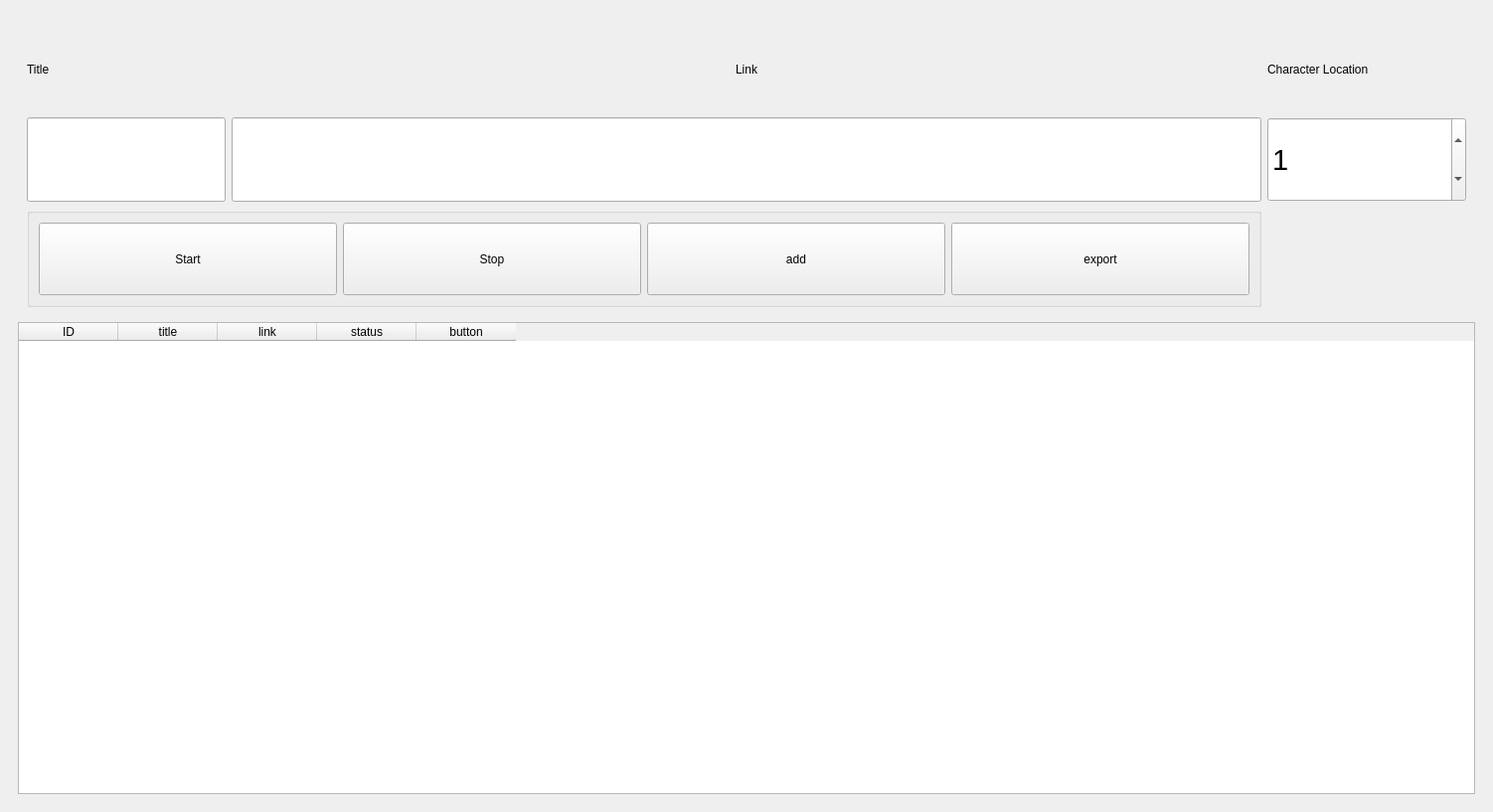
<?xml version="1.0" encoding="UTF-8"?>
<ui version="4.0">
 <class>mainWindow</class>
 <widget class="QMainWindow" name="mainWindow">
  <property name="geometry">
   <rect>
    <x>0</x>
    <y>0</y>
    <width>1502</width>
    <height>817</height>
   </rect>
  </property>
  <property name="windowTitle">
   <string>auto Nguyen Lieu</string>
  </property>
  <widget class="QWidget" name="central_widget">
   <property name="enabled">
    <bool>true</bool>
   </property>
   <property name="sizePolicy">
    <sizepolicy hsizetype="Expanding" vsizetype="Expanding">
     <horstretch>0</horstretch>
     <verstretch>0</verstretch>
    </sizepolicy>
   </property>
   <property name="maximumSize">
    <size>
     <width>16777215</width>
     <height>16777215</height>
    </size>
   </property>
   <property name="sizeIncrement">
    <size>
     <width>0</width>
     <height>0</height>
    </size>
   </property>
   <layout class="QGridLayout" name="gridLayout">
    <item row="0" column="1">
     <widget class="QWidget" name="widget" native="true">
      <property name="sizePolicy">
       <sizepolicy hsizetype="Expanding" vsizetype="Expanding">
        <horstretch>0</horstretch>
        <verstretch>0</verstretch>
       </sizepolicy>
      </property>
      <property name="sizeIncrement">
       <size>
        <width>0</width>
        <height>0</height>
       </size>
      </property>
      <layout class="QGridLayout" name="gridLayout_2">
       <property name="sizeConstraint">
        <enum>QLayout::SetDefaultConstraint</enum>
       </property>
       <item row="3" column="0">
        <widget class="QTableWidget" name="tableWidget">
         <column>
          <property name="text">
           <string>ID</string>
          </property>
         </column>
         <column>
          <property name="text">
           <string>title</string>
          </property>
         </column>
         <column>
          <property name="text">
           <string>link</string>
          </property>
         </column>
         <column>
          <property name="text">
           <string>status</string>
          </property>
         </column>
         <column>
          <property name="text">
           <string>button</string>
          </property>
         </column>
        </widget>
       </item>
       <item row="2" column="0">
        <widget class="QWidget" name="widget" native="true">
         <property name="sizePolicy">
          <sizepolicy hsizetype="Expanding" vsizetype="Expanding">
           <horstretch>0</horstretch>
           <verstretch>0</verstretch>
          </sizepolicy>
         </property>
         <property name="minimumSize">
          <size>
           <width>0</width>
           <height>150</height>
          </size>
         </property>
         <property name="maximumSize">
          <size>
           <width>2000</width>
           <height>300</height>
          </size>
         </property>
         <property name="sizeIncrement">
          <size>
           <width>1</width>
           <height>0</height>
          </size>
         </property>
         <layout class="QGridLayout" name="gridLayout_3">
          <item row="0" column="0">
           <widget class="QLabel" name="label">
            <property name="text">
             <string>Title</string>
            </property>
           </widget>
          </item>
          <item row="2" column="0" colspan="3">
           <widget class="QGroupBox" name="horizontalGroupBox_2">
            <property name="sizePolicy">
             <sizepolicy hsizetype="MinimumExpanding" vsizetype="MinimumExpanding">
              <horstretch>0</horstretch>
              <verstretch>0</verstretch>
             </sizepolicy>
            </property>
            <property name="maximumSize">
             <size>
              <width>16777215</width>
              <height>100</height>
             </size>
            </property>
            <layout class="QHBoxLayout" name="horizontalLayout_3">
             <property name="sizeConstraint">
              <enum>QLayout::SetMinimumSize</enum>
             </property>
             <item>
              <widget class="QPushButton" name="pushButton">
               <property name="sizePolicy">
                <sizepolicy hsizetype="MinimumExpanding" vsizetype="MinimumExpanding">
                 <horstretch>0</horstretch>
                 <verstretch>0</verstretch>
                </sizepolicy>
               </property>
               <property name="maximumSize">
                <size>
                 <width>300</width>
                 <height>16777215</height>
                </size>
               </property>
               <property name="text">
                <string>Start</string>
               </property>
              </widget>
             </item>
             <item>
              <widget class="QPushButton" name="stopBtn">
               <property name="sizePolicy">
                <sizepolicy hsizetype="MinimumExpanding" vsizetype="MinimumExpanding">
                 <horstretch>0</horstretch>
                 <verstretch>0</verstretch>
                </sizepolicy>
               </property>
               <property name="maximumSize">
                <size>
                 <width>300</width>
                 <height>16777215</height>
                </size>
               </property>
               <property name="text">
                <string>Stop</string>
               </property>
              </widget>
             </item>
             <item>
              <widget class="QPushButton" name="addBtn">
               <property name="sizePolicy">
                <sizepolicy hsizetype="MinimumExpanding" vsizetype="MinimumExpanding">
                 <horstretch>0</horstretch>
                 <verstretch>0</verstretch>
                </sizepolicy>
               </property>
               <property name="maximumSize">
                <size>
                 <width>300</width>
                 <height>16777215</height>
                </size>
               </property>
               <property name="text">
                <string>add</string>
               </property>
              </widget>
             </item>
             <item>
              <widget class="QPushButton" name="exportBtn">
               <property name="sizePolicy">
                <sizepolicy hsizetype="MinimumExpanding" vsizetype="MinimumExpanding">
                 <horstretch>0</horstretch>
                 <verstretch>0</verstretch>
                </sizepolicy>
               </property>
               <property name="maximumSize">
                <size>
                 <width>300</width>
                 <height>16777215</height>
                </size>
               </property>
               <property name="text">
                <string>export</string>
               </property>
              </widget>
             </item>
            </layout>
           </widget>
          </item>
          <item row="0" column="1" colspan="2">
           <widget class="QLabel" name="label_2">
            <property name="sizePolicy">
             <sizepolicy hsizetype="Minimum" vsizetype="Minimum">
              <horstretch>0</horstretch>
              <verstretch>0</verstretch>
             </sizepolicy>
            </property>
            <property name="text">
             <string>Link</string>
            </property>
            <property name="textFormat">
             <enum>Qt::AutoText</enum>
            </property>
            <property name="alignment">
             <set>Qt::AlignCenter</set>
            </property>
            <property name="wordWrap">
             <bool>false</bool>
            </property>
           </widget>
          </item>
          <item row="1" column="1" colspan="2">
           <widget class="QLineEdit" name="lineEdit_2">
            <property name="sizePolicy">
             <sizepolicy hsizetype="Minimum" vsizetype="Minimum">
              <horstretch>0</horstretch>
              <verstretch>0</verstretch>
             </sizepolicy>
            </property>
            <property name="minimumSize">
             <size>
              <width>0</width>
              <height>40</height>
             </size>
            </property>
            <property name="font">
             <font>
              <pointsize>22</pointsize>
             </font>
            </property>
           </widget>
          </item>
          <item row="0" column="3">
           <widget class="QLabel" name="label_4">
            <property name="sizePolicy">
             <sizepolicy hsizetype="Minimum" vsizetype="Minimum">
              <horstretch>0</horstretch>
              <verstretch>0</verstretch>
             </sizepolicy>
            </property>
            <property name="text">
             <string>Character Location</string>
            </property>
           </widget>
          </item>
          <item row="1" column="3">
           <widget class="QSpinBox" name="charlocBox">
            <property name="sizePolicy">
             <sizepolicy hsizetype="Minimum" vsizetype="Minimum">
              <horstretch>0</horstretch>
              <verstretch>0</verstretch>
             </sizepolicy>
            </property>
            <property name="minimumSize">
             <size>
              <width>50</width>
              <height>0</height>
             </size>
            </property>
            <property name="maximumSize">
             <size>
              <width>200</width>
              <height>16777215</height>
             </size>
            </property>
            <property name="font">
             <font>
              <pointsize>22</pointsize>
             </font>
            </property>
            <property name="wrapping">
             <bool>true</bool>
            </property>
            <property name="readOnly">
             <bool>false</bool>
            </property>
            <property name="buttonSymbols">
             <enum>QAbstractSpinBox::UpDownArrows</enum>
            </property>
            <property name="minimum">
             <number>1</number>
            </property>
            <property name="maximum">
             <number>6</number>
            </property>
            <property name="displayIntegerBase">
             <number>10</number>
            </property>
           </widget>
          </item>
          <item row="1" column="0">
           <widget class="QLineEdit" name="lineEdit">
            <property name="sizePolicy">
             <sizepolicy hsizetype="MinimumExpanding" vsizetype="Minimum">
              <horstretch>0</horstretch>
              <verstretch>0</verstretch>
             </sizepolicy>
            </property>
            <property name="minimumSize">
             <size>
              <width>50</width>
              <height>0</height>
             </size>
            </property>
            <property name="maximumSize">
             <size>
              <width>200</width>
              <height>16777215</height>
             </size>
            </property>
            <property name="font">
             <font>
              <pointsize>22</pointsize>
             </font>
            </property>
            <property name="text">
             <string/>
            </property>
           </widget>
          </item>
         </layout>
        </widget>
       </item>
      </layout>
     </widget>
    </item>
   </layout>
  </widget>
 </widget>
 <resources/>
 <connections/>
 <buttongroups>
  <buttongroup name="radioGroup"/>
 </buttongroups>
</ui>
